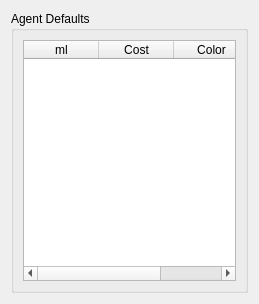
<?xml version="1.0" encoding="UTF-8"?>
<ui version="4.0">
 <class>GasCDefaults</class>
 <widget class="QWidget" name="GasCDefaults">
  <property name="geometry">
   <rect>
    <x>0</x>
    <y>0</y>
    <width>259</width>
    <height>304</height>
   </rect>
  </property>
  <property name="windowTitle">
   <string>Form</string>
  </property>
  <layout class="QHBoxLayout">
   <item>
    <widget class="QGroupBox" name="groupBox">
     <property name="title">
      <string>Agent Defaults</string>
     </property>
     <layout class="QHBoxLayout">
      <item>
       <widget class="QTableWidget" name="tableWidget">
        <property name="selectionMode">
         <enum>QAbstractItemView::SingleSelection</enum>
        </property>
        <property name="rowCount">
         <number>0</number>
        </property>
        <property name="columnCount">
         <number>3</number>
        </property>
        <attribute name="horizontalHeaderDefaultSectionSize">
         <number>75</number>
        </attribute>
        <column>
         <property name="text">
          <string>ml</string>
         </property>
        </column>
        <column>
         <property name="text">
          <string>Cost</string>
         </property>
        </column>
        <column>
         <property name="text">
          <string>Color</string>
         </property>
        </column>
       </widget>
      </item>
     </layout>
    </widget>
   </item>
  </layout>
 </widget>
 <resources/>
 <connections/>
</ui>
